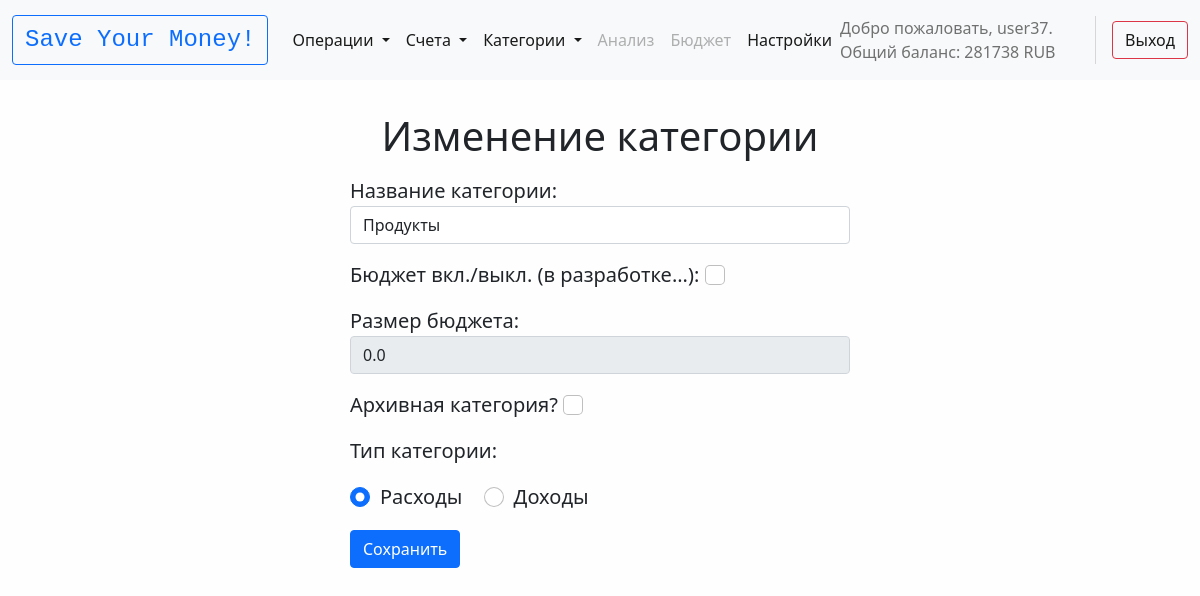
The app's page /categories/edit/149 (signed in) with its own data.
### sym_app/models.py (models this page shows, shortened)
class Currency(models.Model):
    name = models.CharField(max_length=20, verbose_name='Валюта')
    exchange_to = models.CharField(max_length=20, verbose_name='Валюта для обмена')
    exchange_rate = models.FloatField(verbose_name='Курс (сколько стоит валюта name в валюте exchange_to)')
    exchange_rate_reverse = models.FloatField(verbose_name='Курс (сколько стоит валюта exchange_to в валюте name)')
    def __str__(self):
        return self.name
    class Meta:
        verbose_name = 'Валюта'
        verbose_name_plural = 'Валюты'
        ordering = ['pk']

class Category(models.Model):
    user = models.ForeignKey(User, on_delete=models.CASCADE, verbose_name='Пользователь', blank=True)
    name = models.CharField(max_length=150, verbose_name='Название категории')
    type_of = models.CharField(max_length=10, verbose_name='Тип категории')
    is_budget = models.BooleanField(verbose_name='Бюджет вкл./выкл. (в разработке...)', blank=True, default=False)
    budget_amount = models.FloatField(verbose_name='Размер бюджета', blank=True, default=0)
    is_archive = models.BooleanField(verbose_name='Архивная категория?', blank=True, default=False)
    class Meta:
        verbose_name = 'Категория'
        verbose_name_plural = 'Категории'
        ordering = ['user', 'pk']

### sym_app/decorators.py (the view)
        def wrapper(*args, **kwargs):
            request = args[0]
            pk = kwargs['pk']
            if model.objects.filter(pk=pk, user=request.user).count() == 0:
                messages.error(request, 'У вас нет прав доступа!')
                return redirect(redirect_page)
            return func(*args, **kwargs)

### sym_app/forms.py
class CategoryEditForm(forms.ModelForm):
    class Meta:
        model = Category
        fields = ('name', 'type_of', 'is_budget', 'budget_amount', 'is_archive',)
        widgets = {
            'name': forms.TextInput(attrs={'class': 'form-control'}),
            'type_of': forms.TextInput(attrs={'class': 'form-control', 'hidden': ''}),
            'is_budget': forms.CheckboxInput(
                attrs={'class': 'form-check-input', 'onchange': 'active_disable_budget()'}),
            'budget_amount': forms.NumberInput(attrs={'class': 'form-control', 'disabled': ''}),
            'is_archive': forms.CheckboxInput(attrs={'class': 'form-check-input'}),
        }
        help_texts = {'type_of': ''}
        labels = {'type_of': ''}

### sym_app/models.py (called while the page is built)
    def __str__(self):
        return f'{self.name} ({round(self.balance, 2)} {self.currency})'

    def get_absolute_url(self):
        return reverse('wallet_detail', kwargs={'pk': self.pk})

### sym_app/utils/utils.py (called while the page is built)
def universal_context(request):
    wallets = Wallet.objects.filter(user=request.user).select_related('currency')
    optional_name = Profile.objects.get(user=request.user).name
    main_currency = Profile.objects.get(user=request.user).main_currency
    overall_balance = 0
    for item in list(wallets.values('balance', 'currency')):
        overall_balance += exchanger(item['currency'], main_currency.pk, item['balance'])
    context = {
        'optional_name': optional_name,
        'wallets': wallets,
        'main_currency': main_currency,
        'overall_balance': round(overall_balance),
    }
    return context

def load_exchange_rates_pks():
    with open('exchange_rates_pks.json', 'r') as file:
        exchange_rates_pks = file.read()
    return exchange_rates_pks

def exchanger(curr1_pk, curr2_pk, amount):
    if curr1_pk == curr2_pk:
        return amount
    rates = json.loads(load_exchange_rates_pks())
    curr1_pk = str(curr1_pk)
    curr2_pk = str(curr2_pk)
    result = amount / rates[curr1_pk][curr2_pk]
    return result

### sym_app/templates/sym_app/category_edit.html (shortened to what this page needs)
{% extends 'base.html' %}
{% block content %}
    <p>
    <h1>{{ title }}</h1>
    </p>
    <form action="{% url 'category_edit' category.pk %}" method="post" class="text-start fs-5" style="max-width:500px;">
        {{ form.as_p }}
        <p>
            Тип категории:
            <div class="form-check form-check-inline">
                <input class="form-check-input" type="radio" name="inlineRadioOptions" id="inlineRadio1" value="option1" {% if checkbox_pay %}checked{% endif %} onclick="pay()">
                <label class="form-check-label" for="inlineRadio1">Расходы</label>
            </div>
            <div class="form-check form-check-inline">
                <input class="form-check-input" type="radio" name="inlineRadioOptions" id="inlineRadio2" value="option2" {% if checkbox_earn %}checked{% endif %} onclick="earn()">
                <label class="form-check-label" for="inlineRadio2">Доходы</label>
            </div>
        </p>
        <p>
            <button type="submit" value="Update" class="btn btn-primary btn-block">Сохранить</button>
        </p>
        </form>
{% endblock %}

### templates/inc/_nav.html (shortened to what this page needs)
<nav class="navbar navbar-expand-lg navbar-light bg-light">
    <div class="container-fluid">
        <a class="navbar-brand" href="{% url 'home' %}">
            <div class="btn btn-outline-primary">
                <div class="font-monospace fs-4">
                    Save Your Money!
                </div>
            </div>
        </a>
        <div class="collapse navbar-collapse" id="navbarSupportedContent">
            <ul class="navbar-nav me-auto mb-2 mb-lg-0">
                <li class="nav-item dropdown">
                    <a class="nav-link active dropdown-toggle" href="#" id="navbarDropdown" role="button" data-bs-toggle="dropdown" aria-expanded="false">
                        Операции
                    </a>
                </li>
                <li class="nav-item dropdown">
                    <a class="nav-link active dropdown-toggle" href="#" id="navbarDropdown" role="button" data-bs-toggle="dropdown" aria-expanded="false">
                        Счета
                    </a>
                </li>
                <li class="nav-item dropdown">
                    <a class="nav-link active dropdown-toggle" href="#" id="navbarDropdown" role="button" data-bs-toggle="dropdown" aria-expanded="false">
                        Категории
                    </a>
                </li>
                <li class="nav-item"><a class="nav-link disabled" aria-current="page" href="#">Анализ</a></li>
                <li class="nav-item"><a class="nav-link disabled" aria-current="page" href="#">Бюджет</a></li>
                <li class="nav-item"><a class="nav-link active" aria-current="page" href="{% url 'settings' %}">Настройки</a></li>
            </ul>
            <span class="navbar-text">
            {% if request.user.is_authenticated %}
                <div class="hstack gap-3">
                    {% if optional_name %}
                        <div class="fs-6">Добро пожаловать, {{ optional_name }}. Общий баланс: {{ overall_balance }} {{ main_currency.name }}</div>
                    {% else %}
                        <div class="fs-6">Добро пожаловать, {{ user.username }}. Общий баланс: {{ overall_balance }} {{ main_currency.name }}</div>
                    {% endif %}
                    <a href="{% url 'logout' %}" class="btn btn-outline-danger">Выход</a>
                </div>
            {% else %}
                <div class="hstack gap-3">
                    <a href="{% url 'register' %}" class="btn btn-outline-success">Регистрация</a>
                    <div class="vr"></div>
                    <a href="{% url 'login' %}" class="btn btn-outline-secondary">Вход</a>
                </div>
            {% endif %}
            </span>
        </div>
    </div>
</nav>

### templates/base.html (style rules this page uses)
body { background-color: #fefefe; }

### records on screen
Currency: name "RUB"
Category: name "Продукты", budget_amount "0.0"

### other values on screen
{{ user.username }} "user37"
{{ overall_balance }} "281738"
{{ title }} "Изменение категории"
